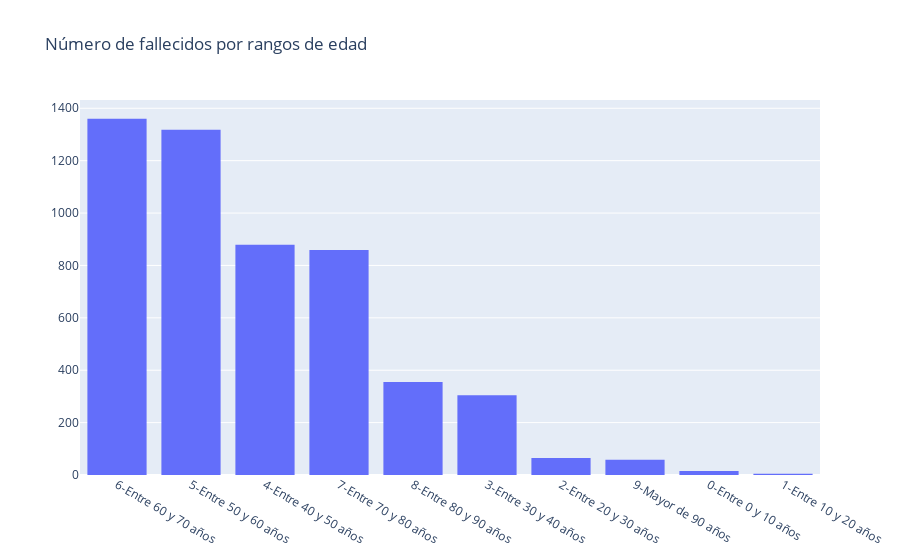

Notebook code cell kept with this figure:
### Markdown cell above
A continuación vamos a hacer una serie de gráficos para analizar la distribución de las variables.

### Code cell
fig = go.Figure()
fig.add_trace(go.Histogram(histfunc="count", y=data[data['Fallecido'] == 1]["Fallecido"] ,
                           x=data[data['Fallecido'] == 1]['EDAD_CAT'], name="COUNT")).update_xaxes(categoryorder="total descending")
fig.update_layout(
    title="Número de fallecidos por rangos de edad"
)
fig.show()

### Figure 1 — Plotly figure (JSON) as saved in the notebook; plotly's stock layout.template omitted (floating-point values rounded to 4 significant figures; data arrays with more than 128 entries replaced by an {"elided": "..."} marker saying what was removed)
{"data": [{"histfunc": "count", "name": "COUNT", "type": "histogram", "x": {"elided": "5218 str values"}, "y": {"elided": "5218 int values"}}], "layout": {"title": {"text": "Número de fallecidos por rangos de edad"}, "xaxis": {"categoryorder": "total descending"}}}
